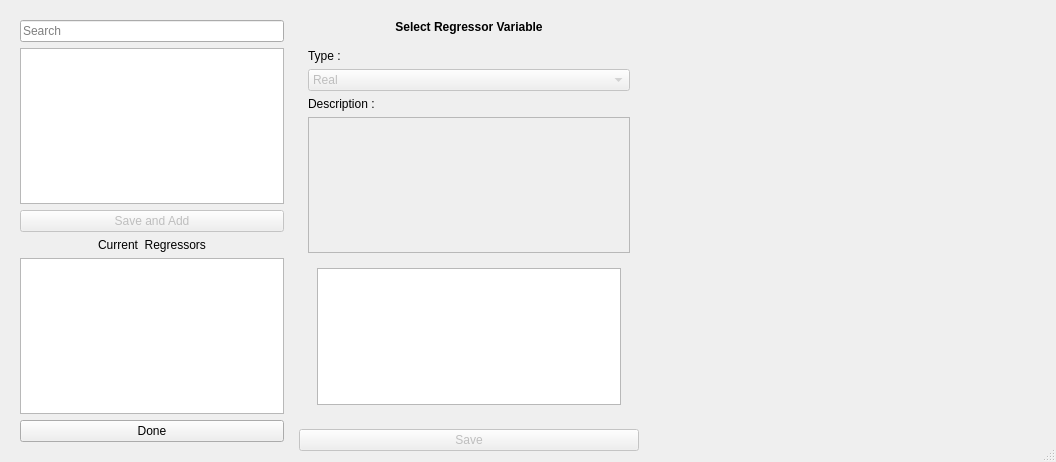
<?xml version="1.0" encoding="UTF-8"?>
<ui version="4.0">
 <class>AddRegressorDialog</class>
 <widget class="QDialog" name="AddRegressorDialog">
  <property name="windowModality">
   <enum>Qt::ApplicationModal</enum>
  </property>
  <property name="geometry">
   <rect>
    <x>0</x>
    <y>0</y>
    <width>1052</width>
    <height>462</height>
   </rect>
  </property>
  <property name="windowTitle">
   <string>Select Regressors</string>
  </property>
  <property name="locale">
   <locale language="English" country="UnitedStates"/>
  </property>
  <property name="sizeGripEnabled">
   <bool>true</bool>
  </property>
  <property name="modal">
   <bool>true</bool>
  </property>
  <layout class="QHBoxLayout" name="horizontalLayout" stretch="2,1,3">
   <item>
    <widget class="QFrame" name="frame_3">
     <property name="frameShape">
      <enum>QFrame::NoFrame</enum>
     </property>
     <property name="frameShadow">
      <enum>QFrame::Raised</enum>
     </property>
     <layout class="QVBoxLayout" name="verticalLayout_2">
      <item>
       <widget class="QLineEdit" name="search_box">
        <property name="placeholderText">
         <string>Search</string>
        </property>
       </widget>
      </item>
      <item>
       <widget class="QTableView" name="tableView">
        <property name="sizePolicy">
         <sizepolicy hsizetype="Preferred" vsizetype="Expanding">
          <horstretch>0</horstretch>
          <verstretch>0</verstretch>
         </sizepolicy>
        </property>
        <property name="minimumSize">
         <size>
          <width>264</width>
          <height>0</height>
         </size>
        </property>
        <property name="contextMenuPolicy">
         <enum>Qt::CustomContextMenu</enum>
        </property>
        <property name="alternatingRowColors">
         <bool>true</bool>
        </property>
        <property name="selectionMode">
         <enum>QAbstractItemView::SingleSelection</enum>
        </property>
        <property name="selectionBehavior">
         <enum>QAbstractItemView::SelectRows</enum>
        </property>
        <property name="sortingEnabled">
         <bool>true</bool>
        </property>
        <property name="cornerButtonEnabled">
         <bool>false</bool>
        </property>
        <attribute name="horizontalHeaderShowSortIndicator" stdset="0">
         <bool>true</bool>
        </attribute>
        <attribute name="horizontalHeaderStretchLastSection">
         <bool>true</bool>
        </attribute>
        <attribute name="verticalHeaderCascadingSectionResizes">
         <bool>true</bool>
        </attribute>
        <attribute name="verticalHeaderShowSortIndicator" stdset="0">
         <bool>false</bool>
        </attribute>
        <attribute name="verticalHeaderStretchLastSection">
         <bool>true</bool>
        </attribute>
       </widget>
      </item>
      <item>
       <widget class="QPushButton" name="add_button">
        <property name="enabled">
         <bool>false</bool>
        </property>
        <property name="text">
         <string>Save and Add</string>
        </property>
       </widget>
      </item>
      <item>
       <spacer name="verticalSpacer">
        <property name="orientation">
         <enum>Qt::Vertical</enum>
        </property>
        <property name="sizeType">
         <enum>QSizePolicy::Expanding</enum>
        </property>
        <property name="sizeHint" stdset="0">
         <size>
          <width>20</width>
          <height>10</height>
         </size>
        </property>
       </spacer>
      </item>
      <item>
       <widget class="QLabel" name="label">
        <property name="text">
         <string>Current  Regressors</string>
        </property>
        <property name="alignment">
         <set>Qt::AlignCenter</set>
        </property>
       </widget>
      </item>
      <item>
       <widget class="QTableView" name="current_regressors_table">
        <property name="contextMenuPolicy">
         <enum>Qt::CustomContextMenu</enum>
        </property>
        <property name="alternatingRowColors">
         <bool>true</bool>
        </property>
        <property name="selectionBehavior">
         <enum>QAbstractItemView::SelectRows</enum>
        </property>
        <property name="sortingEnabled">
         <bool>true</bool>
        </property>
        <attribute name="horizontalHeaderStretchLastSection">
         <bool>true</bool>
        </attribute>
       </widget>
      </item>
      <item>
       <widget class="QPushButton" name="done_button">
        <property name="text">
         <string>Done</string>
        </property>
       </widget>
      </item>
     </layout>
    </widget>
   </item>
   <item>
    <widget class="QFrame" name="frame">
     <property name="minimumSize">
      <size>
       <width>340</width>
       <height>0</height>
      </size>
     </property>
     <property name="frameShape">
      <enum>QFrame::NoFrame</enum>
     </property>
     <property name="frameShadow">
      <enum>QFrame::Raised</enum>
     </property>
     <layout class="QVBoxLayout" name="verticalLayout" stretch="0,0,0">
      <property name="leftMargin">
       <number>0</number>
      </property>
      <property name="rightMargin">
       <number>0</number>
      </property>
      <property name="bottomMargin">
       <number>0</number>
      </property>
      <item>
       <widget class="QLabel" name="var_name">
        <property name="maximumSize">
         <size>
          <width>16777215</width>
          <height>23</height>
         </size>
        </property>
        <property name="font">
         <font>
          <weight>75</weight>
          <bold>true</bold>
         </font>
        </property>
        <property name="text">
         <string>Select Regressor Variable</string>
        </property>
        <property name="alignment">
         <set>Qt::AlignHCenter|Qt::AlignTop</set>
        </property>
       </widget>
      </item>
      <item>
       <widget class="QFrame" name="frame_2">
        <property name="frameShape">
         <enum>QFrame::NoFrame</enum>
        </property>
        <property name="frameShadow">
         <enum>QFrame::Raised</enum>
        </property>
        <layout class="QVBoxLayout" name="verticalLayout_3">
         <item>
          <widget class="QLabel" name="label_2">
           <property name="text">
            <string>Type :</string>
           </property>
           <property name="buddy">
            <cstring>var_type_combo</cstring>
           </property>
          </widget>
         </item>
         <item>
          <widget class="QComboBox" name="var_type_combo">
           <property name="enabled">
            <bool>false</bool>
           </property>
           <item>
            <property name="text">
             <string>Real</string>
            </property>
           </item>
           <item>
            <property name="text">
             <string>Nominal</string>
            </property>
           </item>
          </widget>
         </item>
         <item>
          <widget class="QLabel" name="label_3">
           <property name="text">
            <string>Description :</string>
           </property>
           <property name="buddy">
            <cstring>var_description</cstring>
           </property>
          </widget>
         </item>
         <item>
          <widget class="QPlainTextEdit" name="var_description">
           <property name="enabled">
            <bool>false</bool>
           </property>
          </widget>
         </item>
         <item>
          <widget class="QStackedWidget" name="details_frame">
           <property name="currentIndex">
            <number>0</number>
           </property>
           <widget class="QWidget" name="nominal_page">
            <layout class="QHBoxLayout" name="horizontalLayout_3">
             <item>
              <widget class="QTableView" name="labels_names_table">
               <attribute name="horizontalHeaderStretchLastSection">
                <bool>true</bool>
               </attribute>
               <attribute name="verticalHeaderStretchLastSection">
                <bool>false</bool>
               </attribute>
              </widget>
             </item>
            </layout>
           </widget>
           <widget class="QWidget" name="real_page">
            <layout class="QGridLayout" name="gridLayout_3">
             <item row="0" column="0">
              <widget class="QLabel" name="label_4">
               <property name="toolTip">
                <string>Select the expected minimum value for this variable</string>
               </property>
               <property name="text">
                <string>Minimum</string>
               </property>
               <property name="buddy">
                <cstring>minimum_val</cstring>
               </property>
              </widget>
             </item>
             <item row="0" column="1">
              <widget class="QDoubleSpinBox" name="minimum_val">
               <property name="maximum">
                <double>9999.000000000000000</double>
               </property>
              </widget>
             </item>
             <item row="0" column="3">
              <spacer name="horizontalSpacer">
               <property name="orientation">
                <enum>Qt::Horizontal</enum>
               </property>
               <property name="sizeHint" stdset="0">
                <size>
                 <width>40</width>
                 <height>20</height>
                </size>
               </property>
              </spacer>
             </item>
             <item row="0" column="4">
              <widget class="QLabel" name="label_5">
               <property name="toolTip">
                <string>Select the expected maximum value for this variable</string>
               </property>
               <property name="text">
                <string>Maximum</string>
               </property>
               <property name="buddy">
                <cstring>maximum_val</cstring>
               </property>
              </widget>
             </item>
             <item row="0" column="5">
              <widget class="QDoubleSpinBox" name="maximum_val">
               <property name="maximum">
                <double>9999999.000000000000000</double>
               </property>
              </widget>
             </item>
             <item row="1" column="0">
              <widget class="QLabel" name="label_6">
               <property name="toolTip">
                <string>Select the optimal value for this value, the value that would be considered &quot;good&quot;</string>
               </property>
               <property name="text">
                <string>Optimum</string>
               </property>
              </widget>
             </item>
             <item row="1" column="1">
              <widget class="QSpinBox" name="optimum_val">
               <property name="suffix">
                <string>%</string>
               </property>
               <property name="maximum">
                <number>100</number>
               </property>
              </widget>
             </item>
             <item row="1" column="2">
              <widget class="QLabel" name="label_7">
               <property name="text">
                <string> = </string>
               </property>
               <property name="alignment">
                <set>Qt::AlignRight|Qt::AlignTrailing|Qt::AlignVCenter</set>
               </property>
              </widget>
             </item>
             <item row="1" column="3">
              <widget class="QLabel" name="optimum_real_value">
               <property name="text">
                <string>0</string>
               </property>
              </widget>
             </item>
             <item row="2" column="0" colspan="6">
              <widget class="QSlider" name="horizontalSlider">
               <property name="locale">
                <locale language="English" country="UnitedStates"/>
               </property>
               <property name="maximum">
                <number>100</number>
               </property>
               <property name="pageStep">
                <number>10</number>
               </property>
               <property name="orientation">
                <enum>Qt::Horizontal</enum>
               </property>
               <property name="tickPosition">
                <enum>QSlider::NoTicks</enum>
               </property>
              </widget>
             </item>
             <item row="3" column="0">
              <spacer name="verticalSpacer_2">
               <property name="orientation">
                <enum>Qt::Vertical</enum>
               </property>
               <property name="sizeHint" stdset="0">
                <size>
                 <width>20</width>
                 <height>91</height>
                </size>
               </property>
              </spacer>
             </item>
            </layout>
           </widget>
          </widget>
         </item>
        </layout>
       </widget>
      </item>
      <item>
       <widget class="QFrame" name="frame_4">
        <property name="frameShape">
         <enum>QFrame::NoFrame</enum>
        </property>
        <property name="frameShadow">
         <enum>QFrame::Raised</enum>
        </property>
        <layout class="QHBoxLayout" name="horizontalLayout_2">
         <property name="leftMargin">
          <number>0</number>
         </property>
         <property name="topMargin">
          <number>0</number>
         </property>
         <property name="rightMargin">
          <number>0</number>
         </property>
         <property name="bottomMargin">
          <number>0</number>
         </property>
         <item>
          <widget class="QPushButton" name="save_button">
           <property name="enabled">
            <bool>false</bool>
           </property>
           <property name="text">
            <string>Save</string>
           </property>
          </widget>
         </item>
        </layout>
       </widget>
      </item>
     </layout>
    </widget>
   </item>
   <item>
    <widget class="QFrame" name="plot_frame">
     <property name="minimumSize">
      <size>
       <width>400</width>
       <height>0</height>
      </size>
     </property>
     <property name="frameShape">
      <enum>QFrame::NoFrame</enum>
     </property>
     <property name="frameShadow">
      <enum>QFrame::Raised</enum>
     </property>
    </widget>
   </item>
  </layout>
 </widget>
 <resources/>
 <connections/>
</ui>
